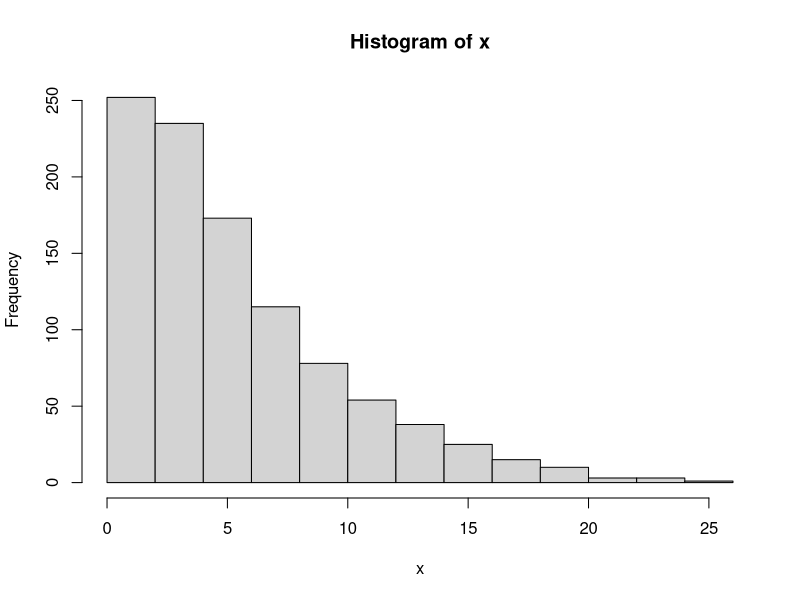

R code for this plot:
# @param obst value to invert
# @param lambda parameter in Box Cox transformation
InvBoxCox = function(obst, lambda) {
    if(is.na(lambda)) {
        obs = NA
    } else {
        if(lambda == 0) {
            obs = exp(obst)
        } else {
            obs = (lambda*obst + 1)^(1/lambda)
        }
    }
    return(obs)
}


# @param n Number of samples to simulate
# @param mean Mean of untruncated normal distribution 
# @param sd Standard deviation of untruncated normal distribution
# @param a Lower truncation limit
# @param b Upper truncation limit
# @param approxn If TRUE approximately n samples will be generated. If FALSE exactly n samples will be generated at a higher computational cost.
rtnorm = function(n, mean, sd, a, b, approxn = TRUE) {
    q = c(a,b)
    p = pnorm(q, mean, sd)
    m = 5 # If we want this functionality, we must calcultate this so that the P(to few samples) is sufficiently small, say 1e-6.
    
    
    if(approxn) {
        nt = round(n/(p[2] - p[1]))
    } else {
        nt = 5*nt 
    }
    
    x = rnorm(nt, mean, sd)
    x = x[x > a & x <b]
    
    if(!approxn) {
        x = x[1:n]
    }
    return(x)
}


# @param n Number of samples to simulate
# @param mean Mean of untruncated normal distribution 
# @param sd Standard deviation of untruncated normal distribution
# @param lambda paramter in Box Cox transformation
# @param approxn If TRUE approximately n samples will be generated. If FALSE exactly n samples will be generated at a higher computational cost.
rpred = function(n, mean, sd, lambda, approxn = TRUE) {
    if(lambda < -1e-6) {
        a = -Inf
        b = -1/lambda
        xbc = rtnorm(n, mean, sd, a, b)
    } else if(lambda > 1e-6) {
        a = -1/lambda
        b = Inf
        xbc = rtnorm(n, mean, sd, a, b)
    } else {
        xbc = rnorm(n, mean, sd)
    }
    x = InvBoxCox(xbc, lambda)
    return(x)
}


# Example simulation from the model
n = 1000
mean = 2
sd = 2
lambda = 0.5
x = rpred(n, mean, sd, lambda, approxn = FALSE)
hist(x)

# Example computation of RMSE
mean = seq(5.1, 8, length.out = 10) # Mean of predictive distribution (in Box Cox world) in for ten temporal positions
sd = 1 # SD of predictive distribution (in Box Cox world) same in each temporal position
nobs = length(mean)
obs = rnorm(n = nobs, mean = 10, sd = 1) # Imagined observations orginal scale in each temporal position

# For every observation and prediction (temporal position) we must first estimate the expectation of the Box Cox distribution by simulation (lines 83 - 84). Next compute squared difference to observation. Som over position, finally take the quare root of the mean.
RMSE = 0
for(i in 1:nobs) {
    x = rpred(n, mean[i], sd, lambda, approxn = FALSE)
    Ex = mean(x)
    RMSE = RMSE + (obs[i] - Ex)^2
    RMSE = sqrt(RMSE/n)
}
